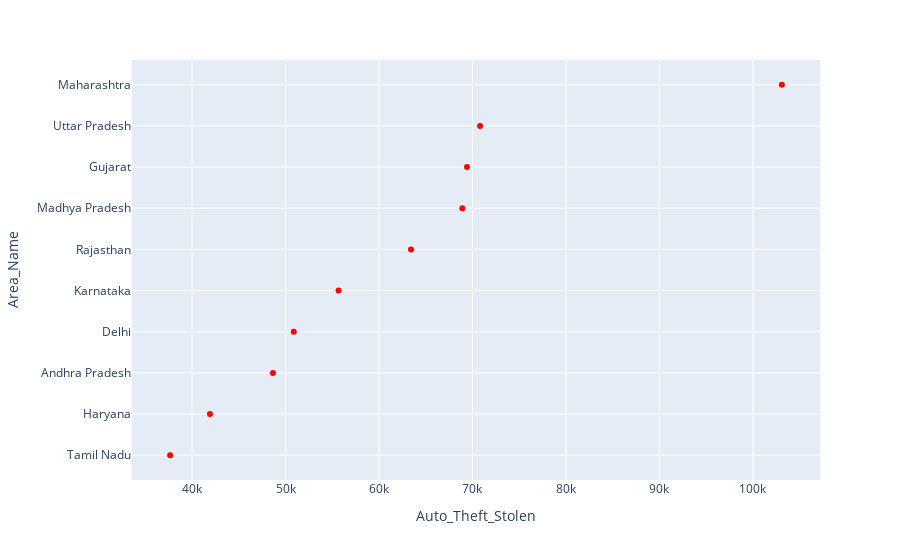

Here is the notebook cell this chart was saved with:
### Code cell
motor_c = data2[data2['Sub_Group_Name']=='1. Motor Cycles/ Scooters']

g3 = pd.DataFrame(motor_c.groupby(['Area_Name'])['Auto_Theft_Stolen'].sum().reset_index())
g3_sorted = g3.sort_values(['Auto_Theft_Stolen'],ascending=True)
fig = px.scatter(g3_sorted.iloc[-10:,:], y='Area_Name', x='Auto_Theft_Stolen',
             orientation='h',color_discrete_sequence=["red"])
fig.show()

### Figure 1 — Plotly figure (JSON) as saved in the notebook; plotly's stock layout.template omitted (floating-point values rounded to 4 significant figures)
{"data": [{"hovertemplate": "Auto_Theft_Stolen=%{x}<br>Area_Name=%{y}<extra></extra>", "legendgroup": "", "marker": {"color": "red", "symbol": "circle"}, "mode": "markers", "name": "", "orientation": "h", "showlegend": false, "type": "scatter", "x": [37656, 41915, 48654, 50884, 55673, 63423, 68913, 69414, 70810, 103096], "xaxis": "x", "y": ["Tamil Nadu", "Haryana", "Andhra Pradesh", "Delhi", "Karnataka", "Rajasthan", "Madhya Pradesh", "Gujarat", "Uttar Pradesh", "Maharashtra"], "yaxis": "y"}], "layout": {"legend": {"tracegroupgap": 0}, "margin": {"t": 60}, "xaxis": {"anchor": "y", "domain": [0, 1], "title": {"text": "Auto_Theft_Stolen"}}, "yaxis": {"anchor": "x", "domain": [0, 1], "title": {"text": "Area_Name"}}}}
